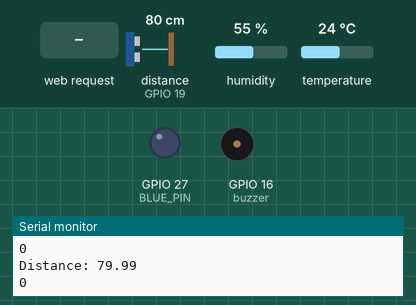
Simulated run of this sketch. Board: ESP32. On the bench: output pins drawn as LEDs (lit = HIGH), buzzer (waves = sounding), the last lines printed to the serial monitor. Wiring (inferred from the names in the program): ultrasonic range finder: trigger GPIO 18; echo GPIO 19. The test bench sets the inputs (shaded band); at power-on: distance to the obstacle (sensor on GPIO 19) 80 cm, humidity 55 %, temperature 24 °C. The echo pulse lasts 58.3 µs per cm; pins used as bus, display or sensor lines are not drawn.

Above: at 1.2 s.
1.3 s: HTTP request GET /H received
At 2.5 s:
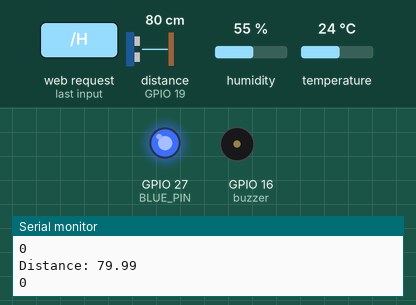
2.8 s: HTTP request GET /L received
At 4.0 s:
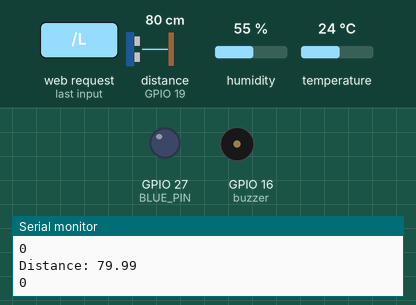
4.3 s: HTTP request GET /A received
5.8 s: distance to the obstacle (sensor on GPIO 19) set to 9 cm
7.3 s: distance to the obstacle (sensor on GPIO 19) set to 6 cm
At 7.9 s:
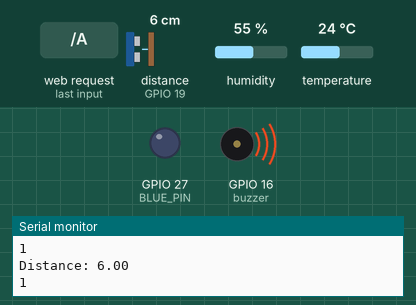
10.3 s: HTTP request GET /H received
At 11.5 s:
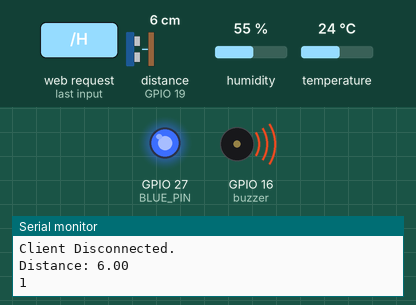
Timing chart, 0 to 14.3 s (numbered marks = the images above; inputs shaded):
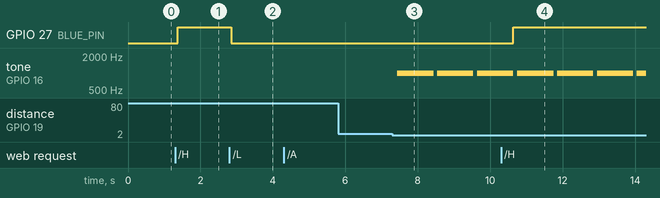

The sketch:

main.ino
```cpp
/*
  WAP code partially sourced from WiFiAccessPoint.ino by Elochukwu Ifediora (fedy0)
*/

#include <WiFi.h>
#include <NetworkClient.h>
#include <WiFiAP.h>
#include <DHT.h>

// Set these to your desired credentials.
const char *ssid = "Smart Home";
const char *password = "securepassword";

// LED
const int BLUE_PIN = 27;

// Distance Sensor
const int trigPin = 18;
const int echoPin = 19;

// Piezo Speaker
const int buzzer = 16;

float duration, distance;

bool armed = false;

NetworkServer server(80);
DHT dht(26, DHT22);

void setup() {
  pinMode(BLUE_PIN, OUTPUT);
  pinMode(trigPin, OUTPUT);
  pinMode(echoPin, INPUT);
  pinMode(buzzer, OUTPUT);
  // digitalWrite(BLUE_PIN, HIGH);

  Serial.begin(115200);
  Serial.println();
  dht.begin();
  Serial.println("Configuring access point...");

  // You can remove the password parameter if you want the AP to be open.
  // a valid password must have more than 7 characters
  if (!WiFi.softAP(ssid, password)) {
    log_e("Soft AP creation failed.");
    while (1);
  }
  IPAddress myIP = WiFi.softAPIP();
  Serial.print("AP IP address: ");
  Serial.println(myIP);
  server.begin();

  Serial.println("Server started");
}

void loop() {
  NetworkClient client = server.accept();  // listen for incoming clients

  if (client) {                     // if you get a client,
    Serial.println("New Client.");  // print a message out the serial port
    String currentLine = "";        // make a String to hold incoming data from the client
    while (client.connected()) {    // loop while the client's connected
      if (client.available()) {     // if there's bytes to read from the client,
        char c = client.read();     // read a byte, then
        Serial.write(c);            // print it out the serial monitor
        if (c == '\n') {            // if the byte is a newline character

          // if the current line is blank, you got two newline characters in a row.
          // that's the end of the client HTTP request, so send a response:
          if (currentLine.length() == 0) {
            // HTTP headers always start with a response code (e.g. HTTP/1.1 200 OK)
            // and a content-type so the client knows what's coming, then a blank line:
            client.println("HTTP/1.1 200 OK");
            client.println("Content-type:text/html");
            client.println();

            // the content of the HTTP response follows the header:
            client.printf("<html>\
            <head>\
              <meta http-equiv='refresh' content='4'/>\
              <meta name='viewport' content='width=device-width, initial-scale=1'>\
              <link rel='stylesheet' href='https://use.fontawesome.com/releases/v5.7.2/css/all.css' integrity='sha384-fnmOCqbTlWIlj8LyTjo7mOUStjsKC4pOpQbqyi7RrhN7udi9RwhKkMHpvLbHG9Sr' crossorigin='anonymous'>\
              <title>ESP32 DHT Server</title>\
              <style>\
                html { font-family: Arial; display: inline-block; margin: 0px auto; text-align: center;}\
                h2 { font-size: 3.0rem; }\
                p { font-size: 3.0rem; }\
                .units, .toggle { font-size: 1.2rem; }\
                .dht-labels { font-size: 1.5rem; vertical-align:middle; }\
              </style>\
            </head>\
            <body>\
              <h2>Noah's Smart House</h2>\
              <p>\
                <i class='fas fa-thermometer-half' style='color: #ca3517;'></i>\
                <span class='dht-labels'>Temperature</span>\
                <span>%.2f</span>\
                <sup class='units'>&deg;C</sup>\
              </p>\
              <p style='margin-bottom: 0;'>\
                <i class='fas fa-tint' style='color:#00add6;'></i>\
                 <span class='dht-labels'>Humidity</span>\
                <span>%.2f</span>\
                <sup class='units'>&percnt;</sup>\
              </p>\
              <br>\
              <p class='toggle'><a href='/H'>Light On</a> | <a href='/L'>Light Off</a></p><br>\
              <p class='toggle'><a href='/A'>Arm Alarm</a> | <a href='/D'>Disarm Alarm</a></p>\
            </body>\
            </html>",
           readDHTTemperature(), readDHTHumidity()
          );

            // The HTTP response ends with another blank line:
            client.println();
            // break out of the while loop:
            break;
          } else {  // if you got a newline, then clear currentLine:
            currentLine = "";
          }
        } else if (c != '\r') {  // if you got anything else but a carriage return character,
          currentLine += c;      // add it to the end of the currentLine
        }

        // Check to see if the client request was "GET /H" or "GET /L":
        if (currentLine.endsWith("GET /H")) {
          digitalWrite(BLUE_PIN, HIGH);  // GET /H turns the LED on
        }
        if (currentLine.endsWith("GET /L")) {
          digitalWrite(BLUE_PIN, LOW);  // GET /L turns the LED off
        }
        if (currentLine.endsWith("GET /A")) {
          armed = true;  // GET /A arms the alarm
        }
        if (currentLine.endsWith("GET /D")) {
          armed = false;  // GET /D disarms the alarm
        }
      }
    }
    // close the connection:
    client.stop();
    Serial.println("Client Disconnected.");
  }

  digitalWrite(trigPin, LOW);

  delayMicroseconds(2);
  digitalWrite(trigPin, HIGH);
  delayMicroseconds(10);
  digitalWrite(trigPin, LOW);

  duration = pulseIn(echoPin, HIGH);
  distance = (duration*.0343)/2;

  Serial.print("Distance: ");
  Serial.println(distance);

  Serial.println(armed);

  delay(100);

  if (distance < 8 && armed) {
      tone(buzzer, 1000); // Send 1KHz sound signal...
      delay(1000);         // ...for 1 sec
      noTone(buzzer);     // Stop sound...
  }
}

float readDHTTemperature() {
  // Sensor readings may also be up to 2 seconds
  // Read temperature as Celsius (the default)
  float t = dht.readTemperature();
  if (isnan(t)) {
    Serial.println("Failed to read from DHT sensor!");
    return -1;
  }
  else {
    Serial.println(t);
    return t;
  }
}

float readDHTHumidity() {
  // Sensor readings may also be up to 2 seconds
  float h = dht.readHumidity();
  if (isnan(h)) {
    Serial.println("Failed to read from DHT sensor!");
    return -1;
  }
  else {
    Serial.println(h);
    return h;
  }
}
```

Measured:
- the behaviour switches between 8 and 7 cm on distance to the obstacle (sensor on GPIO 19) (found by bisection; images 2 and 3)
- after the input at 1.3 s, GPIO 27 (BLUE_PIN): LOW → HIGH after 0.07 s
- after the input at 2.8 s, GPIO 27 (BLUE_PIN): HIGH → LOW after 0.06 s
- after the input at 7.3 s, tone on GPIO 16 (buzzer): alternates 1000 Hz for 1.0 s and silent for 0.10 s, starting after 0.14 s
- after the input at 10.3 s, GPIO 27 (BLUE_PIN): LOW → HIGH after 0.34 s
